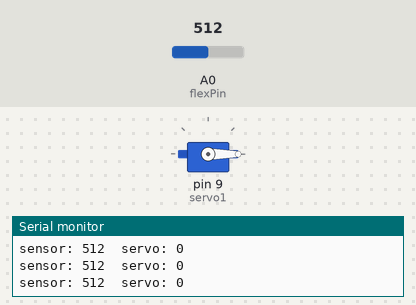
This sketch was run on a simulated Arduino Uno, built with avr-gcc and run on an emulated ATmega328P. Parts: servo, the last lines printed to the serial monitor. Inputs (shaded band) come from the test bench; at power-on: A0 (flexPin) = 512.

Above: at 1.2 s.
1.3 s: A0 (flexPin) set to 716
At 1.9 s:
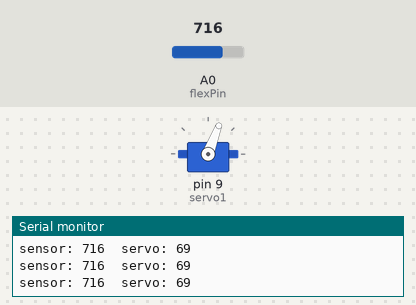
2.8 s: A0 (flexPin) set to 900
At 4.2 s:
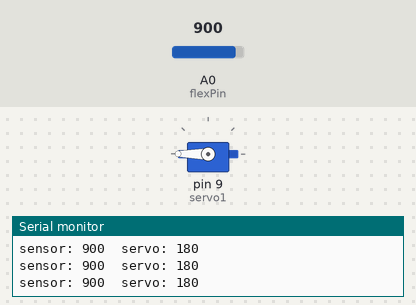
Timing chart, 0 to 5.8 s (numbered marks = the images above; inputs shaded):
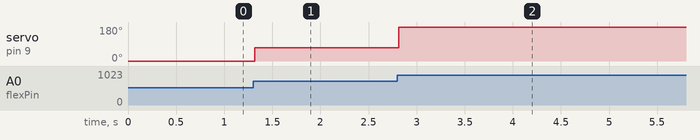

Measured:
- after the input at 1.3 s, servo on pin 9 (servo1): 0° → 69° at once
- after the input at 2.8 s, servo on pin 9 (servo1): 69° → 180° at once

The sketch:

gs_5_ServoFlex.ino
```cpp
#include <Servo.h>

Servo servo1;
const int flexPin = A0;
void setup()
{

  Serial.begin(9600);

  servo1.attach(9);
}


void loop()
{
  int flexPosition;
  int servoPosition;
  // Read the position of the flex sensor (0 to 1023):
  flexPosition = analogRead(flexPin);

  servoPosition = map(flexPosition, 600, 900, 0, 180);
  servoPosition = constrain(servoPosition, 0, 180);
  servo1.write(servoPosition);
  Serial.print("sensor: ");
  Serial.print(flexPosition);
  Serial.print("  servo: ");
  Serial.println(servoPosition);


  delay(20);  // wait 20ms between servo updates
}
```
